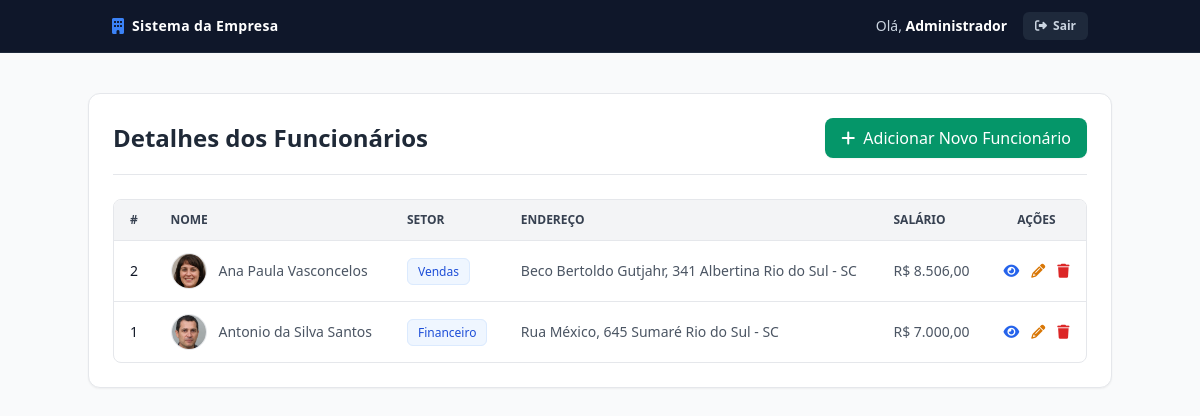
The app's page /index.php (signed in) with its own data.
### tables this page shows
CREATE TABLE `funcionarios` (
  `id` int(11) NOT NULL,
  `nome` varchar(100) NOT NULL,
  `endereco` varchar(255) NOT NULL,
  `salario` int(10) NOT NULL,
  `foto` varchar(255) DEFAULT 'default-avatar.png',
  `setor_id` int(11) NOT NULL
);

CREATE TABLE `setores` (
  `id` int(11) NOT NULL,
  `nome` varchar(100) NOT NULL
);

### index.php (the view, shortened to what this page needs)
<?php
require_once "config.php";
?>
<!DOCTYPE html>
<html lang="pt-BR">
<head>
    <script src="https://cdn.tailwindcss.com"></script>
    <link rel="stylesheet" href="https://cdnjs.cloudflare.com/ajax/libs/font-awesome/6.4.0/css/all.min.css">
</head>
<body class="bg-gray-50 text-gray-800 font-sans">
    <header class="bg-slate-900 text-white border-b border-slate-800">
        <div class="max-w-5xl mx-auto px-6 py-3 flex justify-between items-center">
            <div class="flex items-center gap-2">
                <i class="fa-solid fa-building text-blue-500"></i>
                <span class="font-bold text-sm tracking-wide">Sistema da Empresa</span>
            </div>
            <div class="flex items-center gap-4 text-sm">
                <span class="text-slate-300">Olá, <strong class="text-white"><?php echo htmlspecialchars($_SESSION["admin_nome"]); ?></strong></span>
                <a href="logout.php" class="bg-slate-800 hover:bg-red-600 text-slate-300 hover:text-white px-3 py-1.5 rounded-md transition duration-150 flex items-center gap-1.5 text-xs font-semibold">
                    <i class="fa fa-right-from-bracket"></i> Sair
                </a>
            </div>
        </div>
    </header>
    <div class="max-w-5xl mx-auto my-10 p-6 bg-white rounded-xl shadow-sm border border-gray-200">
        <div class="flex justify-between items-center mb-6 pb-4 border-b border-gray-200">
            <h2 class="text-2xl font-bold text-gray-800">Detalhes dos Funcionários</h2>
            <a href="create.php" class="bg-emerald-600 hover:bg-emerald-700 text-white font-medium px-4 py-2 rounded-lg transition inline-flex items-center gap-2 shadow-sm">
                <i class="fa fa-plus"></i> Adicionar Novo Funcionário
            </a>
        </div>
        <?php
        $sql = "SELECT f.*, s.nome AS setor_nome
                FROM funcionarios f
                INNER JOIN setores s ON f.setor_id = s.id
                ORDER BY f.id DESC";
        if ($result = mysqli_query($link, $sql)) {
            if (mysqli_num_rows($result) > 0) {
                echo '<div class="overflow-x-auto rounded-lg border border-gray-200">';
                echo '<table class="w-full border-collapse text-left text-sm text-gray-600">';
                echo '<thead class="bg-gray-100 text-gray-700 uppercase text-xs font-semibold">';
                echo '<tr>';
                echo '<th class="px-4 py-3 border-b">#</th>';
                echo '<th class="px-4 py-3 border-b">Nome</th>';
                echo '<th class="px-4 py-3 border-b">Setor</th>';
                echo '<th class="px-4 py-3 border-b">Endereço</th>';
                echo '<th class="px-4 py-3 border-b">Salário</th>';
                echo '<th class="px-4 py-3 border-b text-center">Ações</th>';
                echo '</tr>';
                echo '</thead>';
                echo '<tbody class="divide-y divide-gray-200">';
                while ($row = mysqli_fetch_array($result)) {
                    $foto_path = (!empty($row['foto']) && file_exists('uploads/' . $row['foto'])) ? 'uploads/' . $row['foto'] : 'https://via.placeholder.com/40';
                    echo '<tr class="hover:bg-gray-50 transition">';
                    echo '<td class="px-4 py-3 font-medium text-gray-900">' . $row['id'] . '</td>';
                    echo '<td class="px-4 py-3 flex items-center gap-3">';
                    echo '<img src="' . $foto_path . '" class="w-9 h-9 rounded-full object-cover border border-gray-200">';
                    echo htmlspecialchars($row['nome']);
                    echo '</td>';
                    echo '<td class="px-4 py-3"><span class="bg-blue-50 text-blue-700 font-medium px-2.5 py-1 rounded-md text-xs border border-blue-100">' . htmlspecialchars($row['setor_nome']) . '</span></td>';
                    echo '<td class="px-4 py-3">' . htmlspecialchars($row['endereco']) . '</td>';
                    echo '<td class="px-4 py-3">R$ ' . number_format($row['salario'], 2, ',', '.') . '</td>';
                    echo '<td class="px-4 py-3 text-center space-x-3">';
                    echo '<a href="read.php?id='. $row['id'] .'" class="text-blue-600 hover:text-blue-800"><i class="fa fa-eye"></i></a>';
                    echo '<a href="update.php?id='. $row['id'] .'" class="text-amber-600 hover:text-amber-800"><i class="fa fa-pencil"></i></a>';
                    echo '<a href="delete.php?id='. $row['id'] .'" class="text-red-600 hover:text-red-800"><i class="fa fa-trash"></i></a>';
                    echo '</td>';
                    echo '</tr>';
                }
                echo '</tbody>';
                echo '</table>';
                echo '</div>';
            } else {
                echo '<div class="bg-red-50 border border-red-200 text-red-700 px-4 py-3 rounded-lg">Nenhum registro encontrado.</div>';
            }
        }
        ?>
    </div>
</body>
</html>

### records on screen
funcionarios: id "2", foto (picture), nome "Ana Paula Vasconcelos", setor.nome "Vendas", endereco "Beco Bertoldo Gutjahr, 341 Albertina Rio do Sul - SC", salario "8.506,00"
funcionarios: id "1", foto (picture), nome "Antonio da Silva Santos", setor.nome "Financeiro", endereco "Rua México, 645 Sumaré Rio do Sul - SC", salario "7.000,00"

### other values on screen
$_SESSION["admin_nome"] "Administrador"
